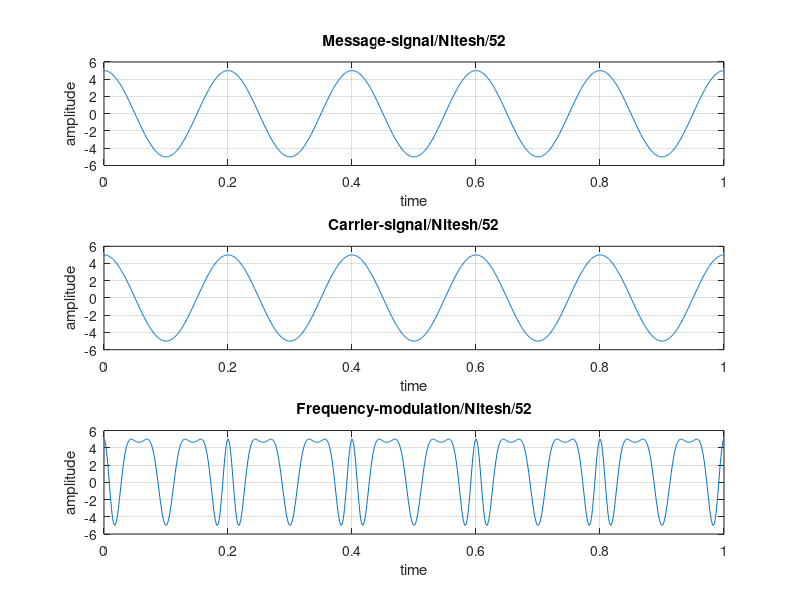

MATLAB code for this plot:
clc;
close all;
clear all;
t=0:0.001:1;
fm=input('Enter message frequency');
am=input('Enter message amplitude');
fc=input('Enter carrier frequency');
ac=input('Enter carrier amplitude');
kf=input('Enter frequency sensitivity');
x=am*cos(2*pi*fm*t);
c=ac*cos(2*pi*fc*t);
b=(kf*am)/fm;
A=ac.*cos(2*pi*fc*t+(b.*sin(2*pi*fm*t)));
subplot(3,1,1);
plot(t,x);
xlabel('time');
ylabel('amplitude');
title('Message-signal/Nitesh/52');
grid on;
subplot(3,1,2);
plot(t,c);
xlabel('time');
ylabel('amplitude');
title('Carrier-signal/Nitesh/52');
grid on;
subplot(3,1,3);
plot(t,A);
xlabel('time');
ylabel('amplitude');
title('Frequency-modulation/Nitesh/52');
grid on;